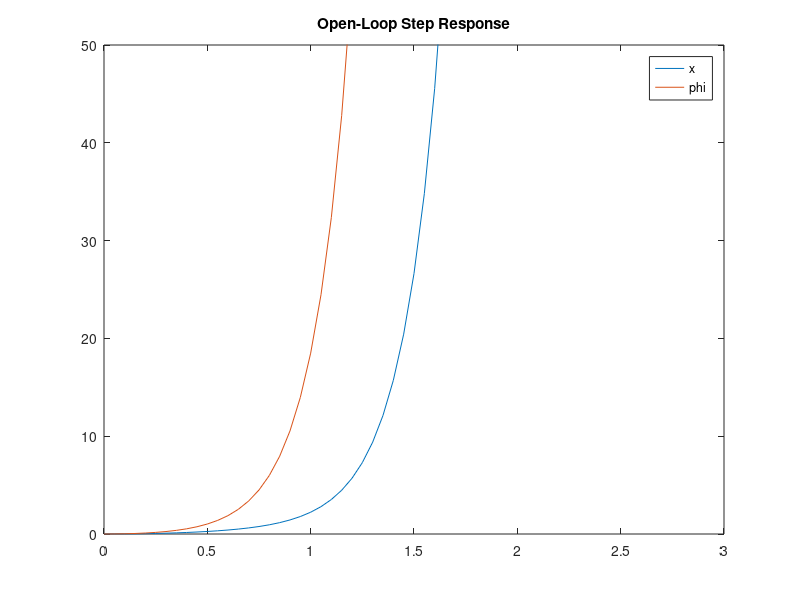

The MATLAB source for this figure: (Note: this script raises an error after producing the figure.)
clear all;
close all;
clc;

M = 0.5;
m = 0.2;
b = 0.1;
I = 0.006;
g = 9.8;
l = 0.3;
q = (M+m)*(I+m*l^2)-(m*l)^2;
s = tf('s');

P_cart = (((I+m*l^2)/q)*s^2 - (m*g*l/q))/(s^4 + (b*(I + m*l^2))*s^3/q - ((M + m)*m*g*l)*s^2/q - b*m*g*l*s/q);

P_pend = (m*l*s/q)/(s^3 + (b*(I + m*l^2))*s^2/q - ((M + m)*m*g*l)*s/q - b*m*g*l/q);

sys_tf = [P_cart ; P_pend];

t = 0:0.05:10;
u = ones(size(t));
[y,t] = lsim(sys_tf,u,t);
plot(t,y)
title('Open-Loop Step Response')
axis([0 3 0 50])
legend('x','phi')
step_info = lsiminfo(y,t);
cart_info = step_info(1)
pend_info = step_info(2)